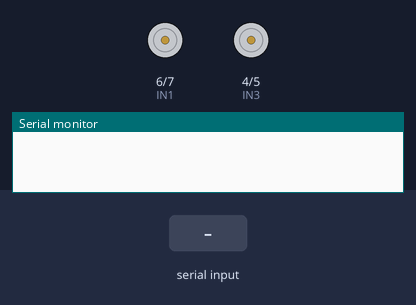
This sketch was run on a simulated Arduino Uno, built with avr-gcc and run on an emulated ATmega328P. Shown: motor-driver pin pairs drawn as motors (green arrow = first pin HIGH = forward, orange = second pin HIGH = backward, longer = more drive, scaled by the enable pin), the last lines printed to the serial monitor. The test bench sets the inputs (shaded band).

Above: at 1.2 s.
1.3 s: "1" received over the second serial link
At 2.5 s:
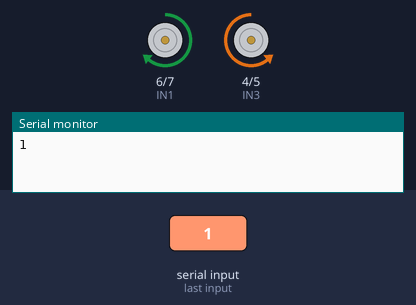
2.8 s: "3" received over the second serial link
At 3.6 s:
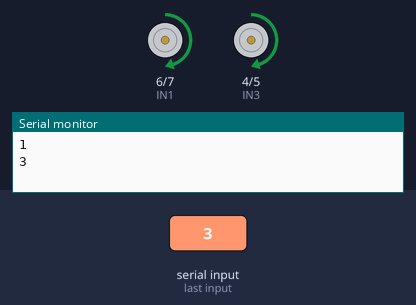
4.3 s: "2" received over the second serial link
At 4.7 s:
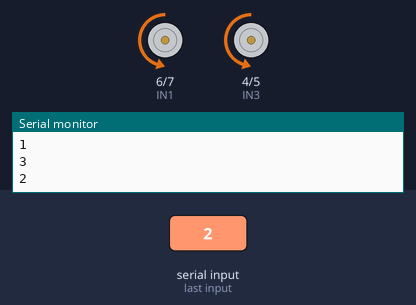
5.8 s: "5" received over the second serial link
At 7.1 s:
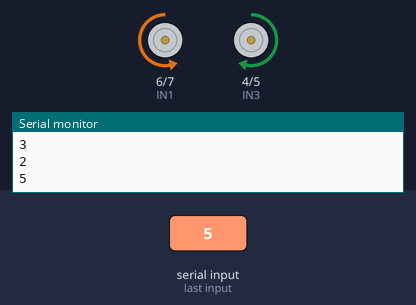
Timing chart, 0 to 8.3 s (numbered marks = the images above; inputs shaded):
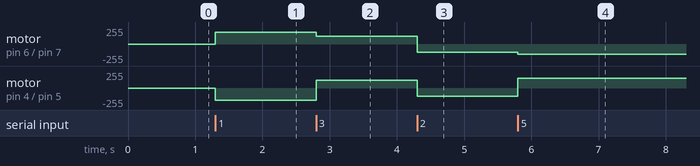

The sketch:

RIK_UNO_R3.ino
```cpp
#define h HIGH
#define l LOW
#include <SoftwareSerial.h>
int rxPin = 2;
int txPin = 3;

String command = ""; //переменная ответа com-порта

char com;

int IN3 = 4; // Input3 подключен к выводу 4
int IN4 = 5;
int IN1 = 6; // Input1 подключен к выводу 6
int IN2 = 7;
//подключение к регулированию с помощью ШИМ
int EN1 = 9;
int EN2 = 10;
SoftwareSerial mySerial(rxPin, txPin);


//функция очистки буфера
void clearBuff(){
  while (mySerial.available()) mySerial.read();
  com = '0';
}


//функция сигнала
void drivers(int enA=0, int enB=0, int in1=0, int in2=0,int in3=0, int in4=0){
      analogWrite (EN1, enA);
      analogWrite (EN2, enB);
      digitalWrite(IN1, in1);
      digitalWrite(IN2, in2);
      digitalWrite(IN3, in3);
      digitalWrite(IN4, in4);
      clearBuff();
}


void setup() {
  pinMode(EN1, OUTPUT);
  pinMode(EN2, OUTPUT);
  pinMode(IN1, OUTPUT);
  pinMode(IN2, OUTPUT);
  pinMode(IN3, OUTPUT);
  pinMode(IN4, OUTPUT);
  pinMode(rxPin, INPUT);
  pinMode(txPin, OUTPUT);
  mySerial.begin(9600);
  Serial.begin(9600);
}


void loop() {


 //функция чтения сериал
  if (mySerial.available()>0){
    com = mySerial.read();
    Serial.println(com);

  }


    if( com == '1') //движение вперед
    {
      drivers(180,180,1,0,0,1);
    }

    if( com == '3') //поворот - лево
    {
      drivers(120,120,1,0,1,0);
    }
    if( com == '2')//поворот - право
    {
      drivers(120,120,0,1,0,1);
    }

    if( com == '4') // остановка
    {
      drivers(0,0,0,0,0,0);
    }

     if( com == '5') // назад
    {
      drivers(150,150,0,1,1,0);
    }


}
```

Measured:
- after the input at 1.3 s, motor on pin 6 (IN1) / pin 7 (IN2): stopped → forward 180/255 at once; motor on pin 4 (IN3) / pin 5 (IN4): stopped → backward 180/255 at once
- after the input at 2.8 s, motor on pin 6 (IN1) / pin 7 (IN2): forward 180/255 → forward 120/255 at once; motor on pin 4 (IN3) / pin 5 (IN4): backward 180/255 → forward 120/255 at once
- after the input at 4.3 s, motor on pin 6 (IN1) / pin 7 (IN2), motor on pin 4 (IN3) / pin 5 (IN4): forward 120/255 → backward 120/255 at once
- after the input at 5.8 s, motor on pin 6 (IN1) / pin 7 (IN2): backward 120/255 → backward 150/255 at once; motor on pin 4 (IN3) / pin 5 (IN4): backward 120/255 → forward 150/255 at once
